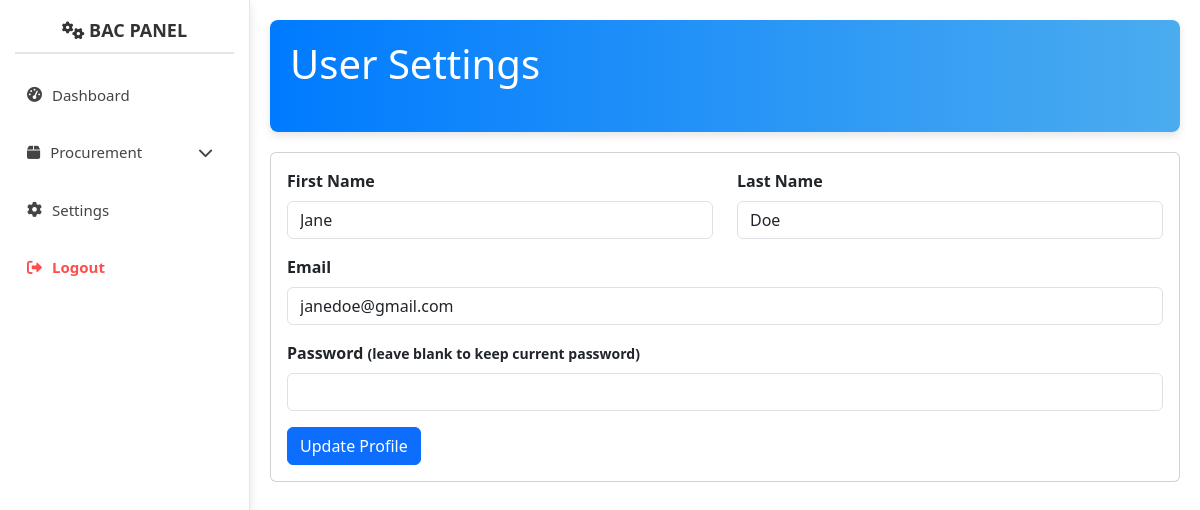
Screenshot of /bac/settings.php (signed in) with the database file from the repository.
### tables this page shows
CREATE TABLE `bac_users` (
  `id` int(11) UNSIGNED NOT NULL,
  `first_name` varchar(50) NOT NULL,
  `last_name` varchar(50) NOT NULL,
  `email` varchar(100) NOT NULL,
  `password` varchar(255) NOT NULL,
  `remember_me` tinyint(1) DEFAULT 0,
  `status` enum('activate','disabled') DEFAULT 'disabled',
  `permission_access` set('APP','PPMP','PR','PMAF','RFQ','AOQ','RESO','NOA','NTP','PO','PMR') DEFAULT NULL,
  `created_at` timestamp NOT NULL DEFAULT current_timestamp(),
  `updated_at` timestamp NOT NULL DEFAULT current_timestamp() ON UPDATE current_timestamp()
);

### bac/settings.php (the view, shortened to what this page needs)
<?php
require_once '../bac/src/config/database.php';
$user_id = $_SESSION['user_id'];
$sql = "SELECT first_name, last_name, email FROM bac_users WHERE id = ?";
$stmt = $conn->prepare($sql);
$stmt->bind_param('i', $user_id);
$stmt->execute();
$result = $stmt->get_result();
$user = $result->fetch_assoc();
?>
<!DOCTYPE html>
<html lang="en">
<head>
    <link rel="stylesheet" href="https://cdn.jsdelivr.net/npm/bootstrap@5.3.3/dist/css/bootstrap.min.css">
    <link rel="stylesheet" href="https://cdnjs.cloudflare.com/ajax/libs/font-awesome/6.0.0-beta3/css/all.min.css">
    <link rel="stylesheet" href="src/css/pr.css">
</head>
<body>
    <div class="d-flex">
        <?php include 'sidebar.php'; ?>
        <div class="content flex-grow-1 animate__animated animate__fadeIn">
            <div class="header-card">
                <h1 class="mb-4">User Settings</h1>
            </div>
            <div class="card">
                <div class="card-body">
                    <form method="POST" action="">
                        <div class="row mb-3">
                            <div class="col-md-6">
                                <label for="first_name" class="form-label">First Name</label>
                                <input type="text" class="form-control" id="first_name" name="first_name" value="<?= htmlspecialchars($user['first_name']) ?>" required>
                            </div>
                            <div class="col-md-6">
                                <label for="last_name" class="form-label">Last Name</label>
                                <input type="text" class="form-control" id="last_name" name="last_name" value="<?= htmlspecialchars($user['last_name']) ?>" required>
                            </div>
                        </div>
                        <div class="mb-3">
                            <label for="email" class="form-label">Email</label>
                            <input type="email" class="form-control" id="email" name="email" value="<?= htmlspecialchars($user['email']) ?>" required>
                        </div>
                        <div class="mb-3">
                            <label for="password" class="form-label">Password <small>(leave blank to keep current password)</small></label>
                            <input type="password" class="form-control" id="password" name="password">
                        </div>
                        <button type="submit" class="btn btn-primary">Update Profile</button>
                    </form>
                </div>
            </div>
        </div>
    </div>
</body>
</html>

### bac/src/css/pr.css (style rules this page uses)
body { background-color: #f8f9fa; }
.content { margin-left: 250px; padding: 20px; }
.header-card { background: linear-gradient(90deg, #007bff, #4bacef); color: white; padding: 20px; border-radius: 8px; margin-bottom: 20px; box-shadow: 0 4px 8px rgba(0, 0, 0, 0.1); }
.btn { border-radius: 30px; }

### bac/settings.php (style rules this page uses)
.content { margin-left: 250px; padding: 20px; }
.header-card { margin-bottom: 20px; }
.form-label { font-weight: bold; }

### rows the page displays
bac_users: first_name "Jane", last_name "Doe", email "janedoe@gmail.com"
